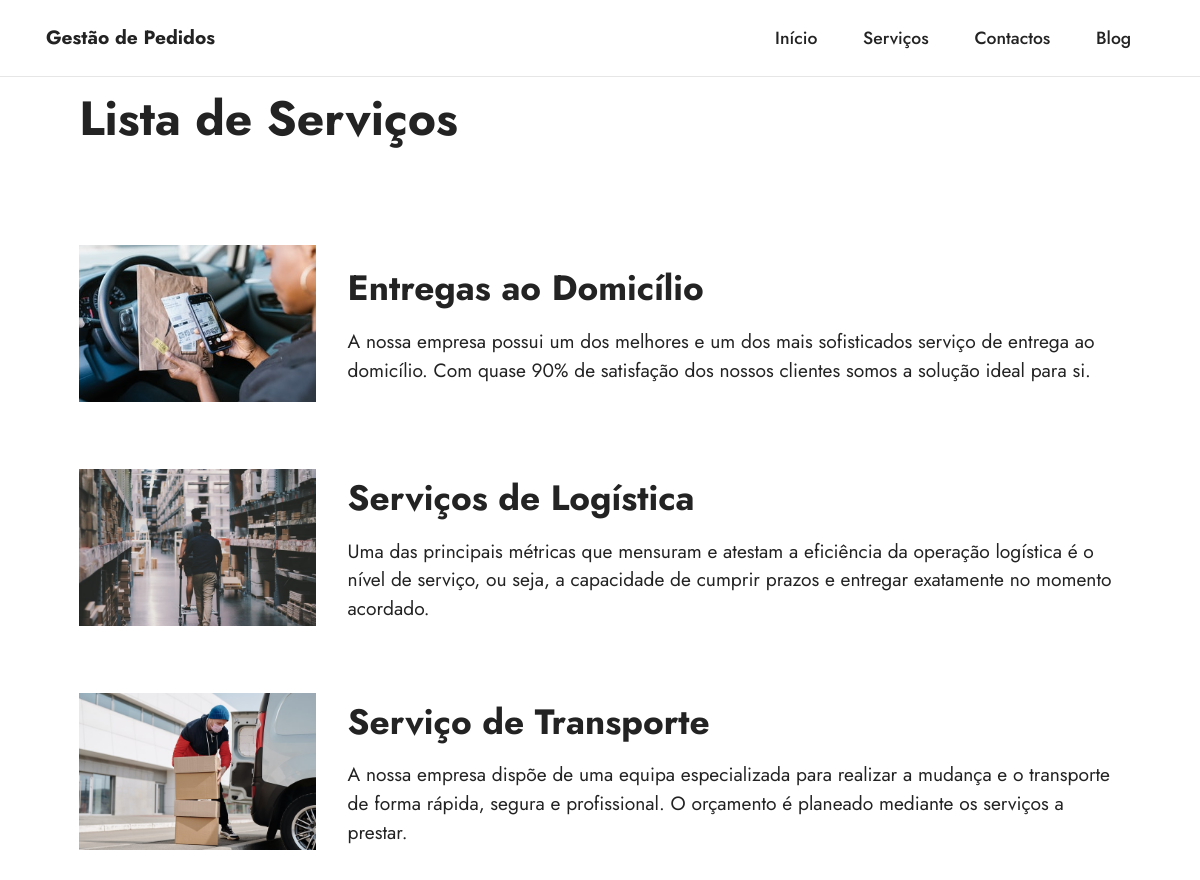
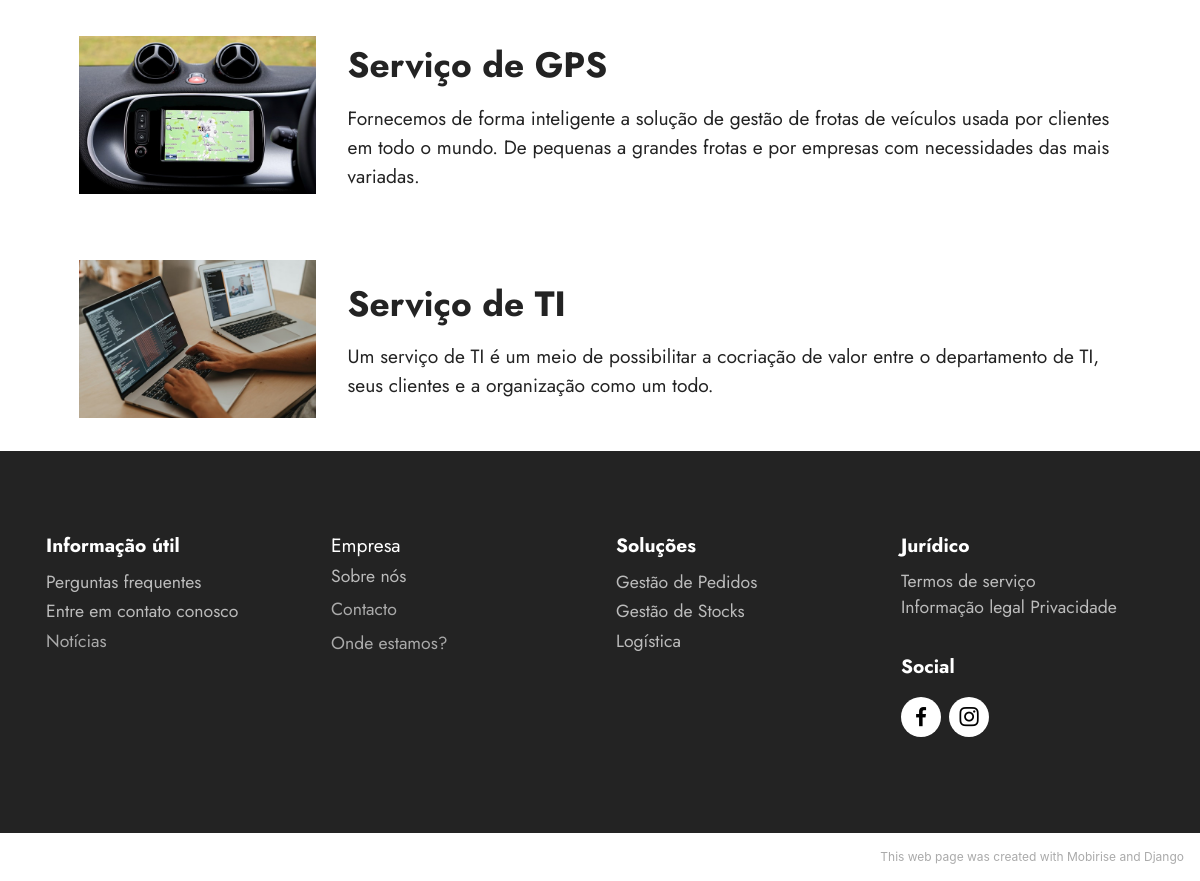
Screenshot of /serviços with the database file from the repository (2 pictures, top to bottom).
### serviços/models.py (models this page shows, shortened)
class serviços(models.Model):
    título = models.CharField(max_length=50)
    conteúdo = models.CharField(max_length=1000)
    imagem = models.ImageField(upload_to='Serviços')
    created = models.DateTimeField(auto_now_add=True)
    updated = models.DateTimeField(auto_now_add=True)
    class Meta:
        verbose_name = 'Serviço'
        verbose_name_plural = 'Serviços'

### serviços/views.py (called while the page is built)
def Serviços(request):
    serviçosv = serviços.objects.all()
    return render(request, 'serviços.html', {'Serviços': serviçosv})

### serviços/templates/serviços.html
{% extends 'index.html' %}
{% load static %}
{% block content %}
  <section class="features10 cid-sIVFBuc7XC" id="features11-0">
    <div class="container">
        <div class="title" style="padding: 3%;">
            <h3 class="mbr-section-title mbr-fonts-style mb-4 display-2">
                <strong>Lista de Serviços</strong>
            </h3>
        </div>
        {% if Serviços %}
            {% for serviço in Serviços %}
                <div class="card" style="padding: 3%;">
                    <div class="card-wrapper">
                        <div class="row align-items-center">
                            <div class="col-12 col-md-3">
                                <div class="image-wrapper">
                                    <img src="{{serviço.imagem.url}}" alt="Serviços" title="">
                                </div>
                            </div>
                            <div class="col-12 col-md">
                                <div class="card-box">
                                    <div class="row">
                                        <div class="col-12">
                                            <div class="top-line">
                                                <h4 class="card-title mbr-fonts-style display-5"><strong>{{serviço.título}}</strong></h4>
                                            </div>
                                        </div>
                                        <div class="col-12">
                                            <div class="bottom-line">
                                                <p class="mbr-text mbr-fonts-style m-0 display-7">{{serviço.conteúdo}}
                                                </p>
                                            </div>
                                        </div>
                                    </div>
                                </div>
                            </div>
                        </div>
                    </div>
                </div>
            {% endfor %}
        {% else %}
                <h4 class="card-title mbr-fonts-style display-5" style="color: red;"><strong>Ainda não foi registado Nenhum Serviço :(</strong></h4>
        {% endif %}
    </div>
</section>
{% endblock %}

### inicio/static/assets/theme/css/style.css (style rules this page uses)
section { background-color: #ffffff; }
body { font-style: normal; line-height: 1.5; font-weight: 400; color: #232323; position: relative; }
section, .container, .container-fluid { position: relative; word-wrap: break-word; }
.mbr-section-title { font-style: normal; line-height: 1.3; }
.mbr-text { font-style: normal; line-height: 1.7; }
h1, h2, h3, h4, h5, h6, .display-1, .display-2, .display-4, .display-5, .display-7, span, p, a { line-height: 1; word-break: break-word; word-wrap: break-word; font-weight: 400; }
b, strong { font-weight: bold; }
section { background-position: 50% 50%; background-repeat: no-repeat; background-size: cover; }
img, iframe { display: block; width: 100%; }
.card { background-color: transparent; border: none; }
.card-box { width: 100%; }
.row { display: -webkit-flex; -webkit-flex-wrap: wrap; }
.card-wrapper { -webkit-flex: 1; }
html, body { height: auto; min-height: 100vh; }
.mb-4 { margin-bottom: 2rem !important; }
@media (min-width: 992px) { .container { padding-left: 16px; padding-right: 16px; } }
@media (min-width: 992px) { .row { margin-left: -16px; margin-right: -16px; } }
@media (min-width: 992px) { .row > [class*=col] { padding-left: 16px; padding-right: 16px; } }
.card-wrapper, .item-wrapper { overflow: hidden; }

### inicio/static/assets/mobirise/css/mbr-additional.css (style rules this page uses)
body { font-family: Jost; }
.display-2 { font-family: 'Jost', sans-serif; font-size: 3rem; line-height: 1.1; }
.display-5 { font-family: 'Jost', sans-serif; font-size: 2.2rem; line-height: 1.5; }
.display-7 { font-family: 'Jost', sans-serif; font-size: 1.2rem; line-height: 1.5; }
body { overflow-x: hidden; }

### rows the page displays
serviços: imagem (picture), título "Entregas ao Domicílio", conteúdo "A nossa empresa possui um dos melhores e um dos mais sofisticados serviço de entrega ao domicílio. Com quase 90% de satisfação dos nossos clientes somos a solução ideal para si."
serviços: imagem (picture), título "Serviços de Logística", conteúdo "Uma das principais métricas que mensuram e atestam a eficiência da operação logística é o nível de serviço, ou seja, a capacidade de cumprir prazos e entregar exatamente no momento acordado."
serviços: imagem (picture), título "Serviço de Transporte", conteúdo "A nossa empresa dispõe de uma equipa especializada para realizar a mudança e o transporte de forma rápida, segura e profissional. O orçamento é planeado mediante os serviços a prestar."
serviços: imagem (picture), título "Serviço de GPS", conteúdo "Fornecemos de forma inteligente a solução de gestão de frotas de veículos usada por clientes em todo o mundo. De pequenas a grandes frotas e por empresas com necessidades das mais variadas."
serviços: imagem (picture), título "Serviço de TI", conteúdo "Um serviço de TI é um meio de possibilitar a cocriação de valor entre o departamento de TI, seus clientes e a organização como um todo."
